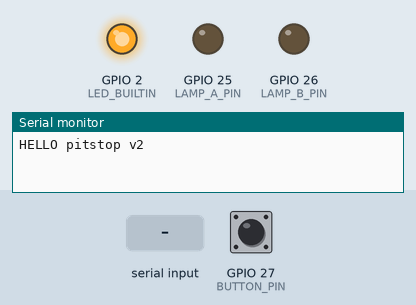
The sketch below on a simulated ESP32. On the bench: output pins drawn as LEDs (lit = HIGH), the last lines printed to the serial monitor. Dashed ring = blinking. The test bench sets the inputs (shaded band); at power-on: GPIO 27 (BUTTON_PIN) HIGH.

Above: at 1.2 s.
1.3 s: "L1\n" received over Serial
At 1.52 s:
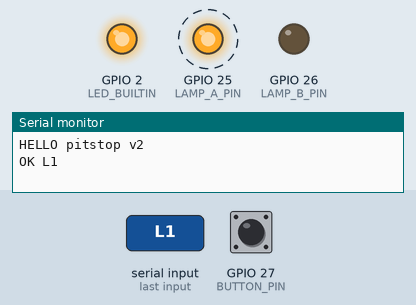
4.3 s: "L0\n" received over Serial
At 5.6 s:
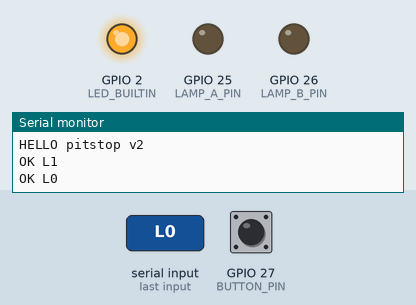
7.3 s: "L2\n" received over Serial
At 7.6 s:
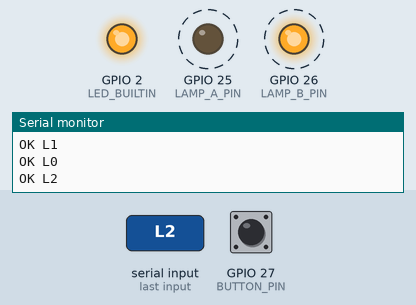
13.4 s: "L0\n" received over Serial
At 18.7 s:
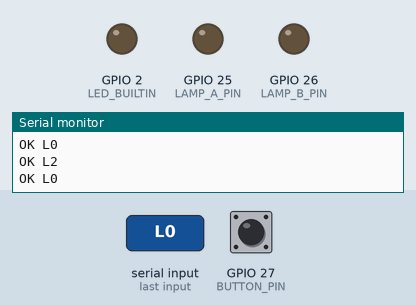
Timing chart, 0 to 20.2 s (numbered marks = the images above; inputs shaded):
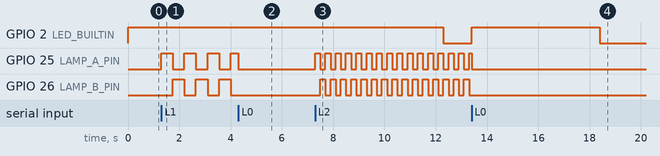

Measured:
- after the input at 1.3 s, GPIO 25 (LAMP_A_PIN): alternates HIGH for 0.45 s and LOW for 0.45 s, starting at once; GPIO 26 (LAMP_B_PIN): alternates HIGH for 0.45 s and LOW for 0.45 s, starting after 0.45 s
- after the input at 4.3 s, GPIO 2 (LED_BUILTIN): stays HIGH (without the input it goes to LOW after 2.0 s); GPIO 26 (LAMP_B_PIN): stops changing and stays LOW
- after the input at 7.3 s, GPIO 2 (LED_BUILTIN): HIGH → LOW after 5.0 s instead of 2.0 s; GPIO 25 (LAMP_A_PIN): alternates HIGH for 0.20 s and LOW for 0.20 s, starting at once; GPIO 26 (LAMP_B_PIN): alternates HIGH for 0.20 s and LOW for 0.20 s, starting after 0.20 s
- after the input at 13.4 s, GPIO 2 (LED_BUILTIN): LOW → HIGH at once, → LOW 5.0 s later; GPIO 26 (LAMP_B_PIN): stops changing and stays LOW

The sketch:

pitstop_sinal.ino
```cpp
// Pit Stop na Faixa — controlador do sinal de BANCADA (ESP32 ou Arduino Uno/Nano).
//
// Protocolo serial (115200 baud, linhas terminadas em \n):
//   PC → placa:  L1 = atenção (pisca alternado lento)
//                L2 = alerta máximo, pessoa NA FAIXA (pisca alternado rápido)
//                L0 = apagar   P = ping
//   placa → PC:  OK L1 | OK L2 | OK L0 | OK P | BTN (botão físico pressionado) | HELLO pitstop v2
//
// Montagem: cada LED com resistor em série (ex.: 220–330 Ω para LED comum de 5 mm).
// NÃO ligar fitas de LED, lâmpadas ou cargas maiores direto nos pinos:
// use transistor/MOSFET e fonte adequada, montado por quem conhece o circuito.
// Botão entre BUTTON_PIN e GND (usa o pull-up interno).

#if defined(ESP32)
const int LAMP_A_PIN = 25;
const int LAMP_B_PIN = 26;
const int BUTTON_PIN = 27;
#else
const int LAMP_A_PIN = 9;
const int LAMP_B_PIN = 10;
const int BUTTON_PIN = 2;
#endif

#ifndef LED_BUILTIN
#define LED_BUILTIN 2
#endif

const unsigned long FLASH_HALF_MS = 450;     // meio período do pisca alternado (nível 1)
const unsigned long FLASH_FAST_MS = 200;     // meio período no alerta máximo (nível 2)
const unsigned long DEBOUNCE_MS = 40;
const unsigned long LINK_TIMEOUT_MS = 5000;  // sem mensagem do PC → LED de status apaga

bool signalOn = false;
int level = 0;
unsigned long lastFlip = 0;
bool phase = false;
String line;
unsigned long lastMsg = 0;
int lastButton = HIGH;
int stableButton = HIGH;
unsigned long lastButtonChange = 0;

void applyLamps() {
  if (!signalOn) {
    digitalWrite(LAMP_A_PIN, LOW);
    digitalWrite(LAMP_B_PIN, LOW);
    return;
  }
  digitalWrite(LAMP_A_PIN, phase ? HIGH : LOW);
  digitalWrite(LAMP_B_PIN, phase ? LOW : HIGH);
}

void handleLine(const String &cmd) {
  lastMsg = millis();
  if (cmd == "L1" || cmd == "L2") {
    if (!signalOn) { signalOn = true; phase = true; lastFlip = millis(); }
    level = cmd == "L2" ? 2 : 1;
    applyLamps();
    Serial.print("OK ");
    Serial.println(cmd);
  } else if (cmd == "L0") {
    signalOn = false;
    level = 0;
    applyLamps();
    Serial.println("OK L0");
  } else if (cmd == "P") {
    Serial.println("OK P");
  } else {
    Serial.print("ERR ");
    Serial.println(cmd);
  }
}

void setup() {
  pinMode(LAMP_A_PIN, OUTPUT);
  pinMode(LAMP_B_PIN, OUTPUT);
  pinMode(LED_BUILTIN, OUTPUT);
  pinMode(BUTTON_PIN, INPUT_PULLUP);
  applyLamps();
  Serial.begin(115200);
  Serial.println("HELLO pitstop v2");
}

void loop() {
  while (Serial.available()) {
    char c = (char)Serial.read();
    if (c == '\n' || c == '\r') {
      line.trim();
      if (line.length()) handleLine(line);
      line = "";
    } else if (line.length() < 32) {
      line += c;
    }
  }

  unsigned long now = millis();
  if (signalOn && now - lastFlip >= (level == 2 ? FLASH_FAST_MS : FLASH_HALF_MS)) {
    phase = !phase;
    lastFlip = now;
    applyLamps();
  }

  // Botão físico: avisa o PC na borda de descida (pressionado), com debounce.
  int b = digitalRead(BUTTON_PIN);
  if (b != lastButton) { lastButtonChange = now; lastButton = b; }
  if (now - lastButtonChange > DEBOUNCE_MS && b != stableButton) {
    stableButton = b;
    if (stableButton == LOW) Serial.println("BTN");
  }

  // LED de status: aceso = comunicação com o PC em dia.
  // Comportamento das lâmpadas em perda de comunicação NÃO é decidido aqui:
  // o estado é mantido e a falha aparece no painel (definir por projeto antes de uso real).
  digitalWrite(LED_BUILTIN, (now - lastMsg) < LINK_TIMEOUT_MS ? HIGH : LOW);
}
```
